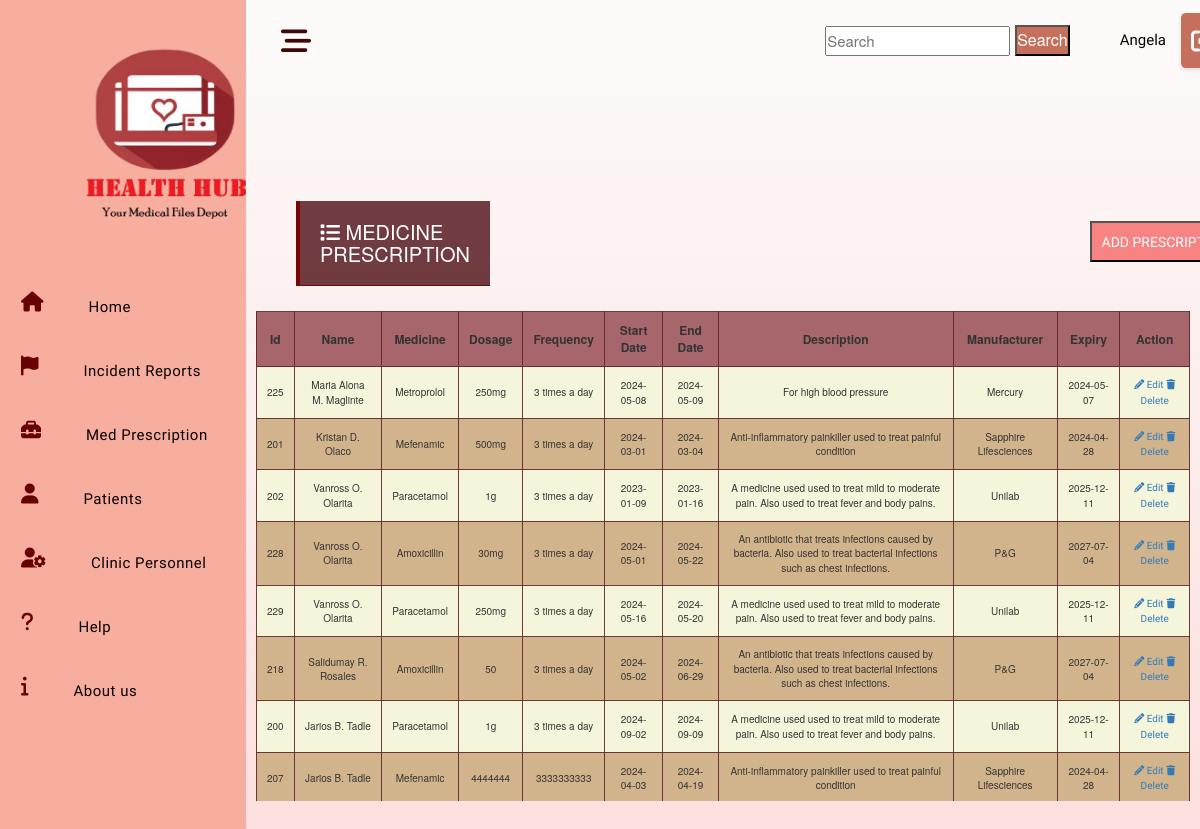
Screenshot of /html/medicine_inventory.php (signed in) with the database file from the repository.
### tables this page shows
CREATE TABLE `medicine_prescription` (
  `id` int(11) NOT NULL,
  `report_id` int(11) NOT NULL,
  `medicine_id` int(11) NOT NULL,
  `dosage` varchar(20) NOT NULL,
  `frequency` varchar(30) NOT NULL,
  `start_date` date NOT NULL,
  `end_date` date NOT NULL
);

CREATE TABLE `personal_info` (
  `id` int(25) NOT NULL,
  `role` char(20) NOT NULL,
  `fullname` varchar(80) NOT NULL,
  `status` char(20) NOT NULL,
  `gender` char(20) NOT NULL,
  `course` varchar(80) DEFAULT NULL,
  `yr_level` int(11) DEFAULT NULL,
  `department` varchar(50) NOT NULL,
  `birthdate` date NOT NULL,
  `address` varchar(60) NOT NULL,
  `email` varchar(50) NOT NULL,
  `contact_number` varchar(30) NOT NULL,
  `emergency_number` varchar(30) NOT NULL,
  `emergency_contact` varchar(50) NOT NULL,
  `height_cm` int(11) NOT NULL,
  `weight_kg` int(11) NOT NULL
);

CREATE TABLE `medicines` (
  `id` int(11) NOT NULL,
  `name` varchar(30) NOT NULL,
  `description` varchar(150) NOT NULL,
  `manufacturer` varchar(50) NOT NULL,
  `expiry_date` date NOT NULL
);

### Database/show-Medicine.php (called while the page is built)
<?php
    include ('connection.php');
    $stmt = $conn->prepare('
        SELECT mp.*,  pi.fullname AS personal_fullname, m.name AS medicine_name, m.description , m.manufacturer, m.expiry_date
        FROM medicine_prescription mp
        JOIN incident_report ir ON mp.report_id = ir.id
        JOIN personal_info pi ON ir.personal_id = pi.id
        JOIN medicines m ON mp.medicine_id = m.id
    ');
    $stmt->execute();
    $stmt->setFetchMode(PDO::FETCH_ASSOC);
    return $stmt->fetchAll();

### html/medicine_inventory.php (the view, shortened to what this page needs)
<?php
    $user = ($_SESSION['user']);
    $MedicinePres = include('../Database/show-Medicine.php');
    include('../includes/header.php');
?>
    <main class="main-wrap">
        <?php include('../html/navigation.php'); ?>
        <section class="showcase active">
            <div class="overlay">
                <div class="head">
                    <button class="toggler">
                        <i class="fa-solid fa-bars-staggered" style="color: rgb(66, 6, 6);"></i>
                    </button>
                    <div class="top">
                        <input class="search-bar" type="text" id="search" placeholder="Search">
                        <button type="button" class="search" onclick="searchFunction()">Search</button>
                        <span><?= $user['firstName'] ?></span>
                        <button class="log-out" onclick="openModal()">
                            <i class="fa-solid fa-right-from-bracket" style="color: #ffffff;"></i>
                        </button>
                    </div>
                </div>
                <div class="content">
                    <div class="clinichead">
                        <h1 class="cs2"><i class="fa-solid fa-list" style="color: #ffffff;"></i> MEDICINE PRESCRIPTION</h1>
                        <div class="Add">
                            <a href="../html/add-form-pres.php" class="icon-link">
                                <button class="create">ADD PRESCRIPTION</button>
                            </a>
                        </div>
                    </div>
                    <div class="TableList">
                        <div class="MedicineP">
                            <table>
                                <thead>
                                    <th><button onclick="sortTable(0)">Id</button></th>
                                    <th><button onclick="sortTable(1)">Name</button></th>
                                    <th><button onclick="sortTable(2)">Medicine</button></th>
                                    <th><button onclick="sortTable(3)">Dosage</button></th>
                                    <th><button onclick="sortTable(4)">Frequency</button></th>
                                    <th><button onclick="sortTable(5)">Start Date</button></th>
                                    <th><button onclick="sortTable(6)">End Date</button></th>
                                    <th><button onclick="sortTable(7)">Description</button></th>
                                    <th><button onclick="sortTable(8)">Manufacturer</button></th>
                                    <th><button onclick="sortTable(9)">Expiry</button></th>
                                    <th>Action</th>
                                </thead>
                                <tbody>
                                    <?php
                                        foreach($MedicinePres as $medicine){ ?>
                                        <tr>
                                            <td class="Id"><?= $medicine['id']?></td>
                                            <td class="FullName"><?= $medicine['personal_fullname']?></td>
                                            <td class="Medicine_name"><?= $medicine['medicine_name']?></td>
                                            <td class="Dosage"><?= $medicine['dosage']?></td>
                                            <td class="Frequency"><?= $medicine['frequency']?></td>
                                            <td class="Start_date"><?= $medicine['start_date']?></td>
                                            <td class="End_date"><?= $medicine['end_date']?></td>
                                            <td class="Description"><?= $medicine['description']?></td>
                                            <td class="Manufacturer"><?= $medicine['manufacturer']?></td>
                                            <td class="Expiry_date"><?= $medicine['expiry_date']?></td>
                                            <td>
                                                <a href="" class="updateBtn" data-userid="<?= $medicine['id'] ?>"><i class="fa fa-pencil"></i> Edit</a>
                                                <a href="" class="deleteBtn" data-userid="<?= $medicine['id'] ?>"><i class="fa fa-trash"> </i> Delete</a>
                                            </td>
                                        </tr>
                                    <?php }?>
                                </tbody>
                            </table>
                        </div>
                    </div>
                </div>
            </div>
        </section>
    </main>
    <?php include('../includes/scripts.php'); ?>

### css/home_styles.css (style rules this page uses)
body { position: fixed; width: 100%; }
* { margin: 0; padding: 0; box-sizing: border-box; }
a { text-decoration: none; font-family: "Ubuntu", sans-serif; }
.main-wrap { width: 100%; display: flex; }
.main-wrap .showcase { width: 97%; height: 100vh; background-position: center; background-image: linear-gradient( #fcfbfa, #fdc7c7d7); background-size: cover; position: relative; transition: 0.3s ease-in-out; }
.main-wrap .showcase .overlay { position: absolute; top: 0; left: 0; width: 100%; height: 100%; }
.main-wrap .showcase .head { padding: 13px 25px; }
.main-wrap .showcase .head .toggler { display: inline-block; background: transparent; border: none; outline: 0; color: #fff; padding: 10px 10px; border-radius: 5px; cursor: pointer; transition: 0.2s ease; }
.main-wrap .showcase .head .toggler i { font-size: 30px; }
.main-wrap .showcase .content { margin-top: 100px; width: 100%; text-align: center; }
.showcase { position: relative; }
.head { display: flex; align-items: center; }
.top { display: flex; align-items: center; justify-content: right; width: 100%; text-align: center; }
.top .search-bar { margin-left: 670px; margin-right: 5px; width: 200px; height: 30px; font-size: 15px; }
.top .search { color: #fff; background: #C5705D; height: 31px; width: 70px; margin-right: 50px; font-size: medium; }
span { color: #080000; margin-right: 15px; font-family: "Ubuntu", sans-serif; font-size: 15px; }
.log-out { display: flex; align-items: center; justify-content: space-between; height: 55px; width: auto; padding: 0 10px; background: #C5705D; border: none; cursor: pointer; border-radius: 10%; box-shadow: 0px 2px 4px rgba(0, 0, 0, 0.1); transition: background-color 0.3s, transform 0.3s; }
.log-out i { font-size: 24px; color: #ffffff; }
.create { color: #fff; background: #f88383; height: 41px; width: 150px; margin-top: 40px; margin-left: 600px; }
.clinichead { display: flex; }
h1.cs2 { background: #5f262be3; margin-left: 50px; width: 350px; text-align: left; font-size: 20px; color: #ffffff; border-bottom: 1px solid #7b0404; border-left: 4px solid #7b0404; padding-bottom: 11px; padding: 20px; }
div.MedicineP { margin-top: 5px; padding: 10px; max-height: 500px; overflow-y: auto; }
div.MedicineP table { width: 100%; border-collapse: collapse; }
div.MedicineP th { background-color: #a6666c; border: 1px solid #5f262be3; padding: 10px; text-align: center; font-size: 12px; }
div.MedicineP td { border: 1px solid #5f262be3; padding: 10px; font-size: 10px; }
div.MedicineP tr:nth-child(even) { background-color: #D2B48C; }
div.MedicineP tr:nth-child(odd) { background-color: #F5F5DC; }

### html/medicine_inventory.php (style rules this page uses)
thead button { background: none; border: none; color: inherit; font: inherit; cursor: pointer; outline: none; padding: 0; }

### rows the page displays
medicine_prescription: id "225", personal_info.fullname "Maria Alona M. Maglinte", medicine.name "Metroprolol", dosage "250mg", frequency "3 times a day", start_date "2024-05-08", end_date "2024-05-09", medicine.description "For high blood pressure", medicine.manufacturer "Mercury", medicine.expiry_date "2024-05-07"
medicine_prescription: id "201", personal_info.fullname "Kristan D. Olaco", medicine.name "Mefenamic", dosage "500mg", frequency "3 times a day", start_date "2024-03-01", end_date "2024-03-04", medicine.description "Anti-inflammatory painkiller used to treat painful condition", medicine.manufacturer "Sapphire Lifesciences", medicine.expiry_date "2024-04-28"
medicine_prescription: id "202", personal_info.fullname "Vanross O. Olarita", medicine.name "Paracetamol", dosage "1g", frequency "3 times a day", start_date "2023-01-09", end_date "2023-01-16", medicine.description "A medicine used used to treat mild to moderate pain. Also used to treat fever and body pains.", medicine.manufacturer "Unilab", medicine.expiry_date "2025-12-11"
medicine_prescription: id "228", personal_info.fullname "Vanross O. Olarita", medicine.name "Amoxicillin", dosage "30mg", frequency "3 times a day", start_date "2024-05-01", end_date "2024-05-22", medicine.description "An antibiotic that treats infections caused by bacteria. Also used to treat bacterial infections such as chest infections.", medicine.manufacturer "P&G", medicine.expiry_date "2027-07-04"
medicine_prescription: id "229", personal_info.fullname "Vanross O. Olarita", medicine.name "Paracetamol", dosage "250mg", frequency "3 times a day", start_date "2024-05-16", end_date "2024-05-20", medicine.description "A medicine used used to treat mild to moderate pain. Also used to treat fever and body pains.", medicine.manufacturer "Unilab", medicine.expiry_date "2025-12-11"
medicine_prescription: id "218", personal_info.fullname "Salidumay R. Rosales", medicine.name "Amoxicillin", dosage "50", frequency "3 times a day", start_date "2024-05-02", end_date "2024-06-29", medicine.description "An antibiotic that treats infections caused by bacteria. Also used to treat bacterial infections such as chest infections.", medicine.manufacturer "P&G", medicine.expiry_date "2027-07-04"
medicine_prescription: id "200", personal_info.fullname "Jarios B. Tadle", medicine.name "Paracetamol", dosage "1g", frequency "3 times a day", start_date "2024-09-02", end_date "2024-09-09", medicine.description "A medicine used used to treat mild to moderate pain. Also used to treat fever and body pains.", medicine.manufacturer "Unilab", medicine.expiry_date "2025-12-11"
medicine_prescription: id "207", personal_info.fullname "Jarios B. Tadle", medicine.name "Mefenamic", dosage "4444444", frequency "3333333333", start_date "2024-04-03", end_date "2024-04-19", medicine.description "Anti-inflammatory painkiller used to treat painful condition", medicine.manufacturer "Sapphire Lifesciences", medicine.expiry_date "2024-04-28"

### other values shown
$user['firstName'] "Angela"
